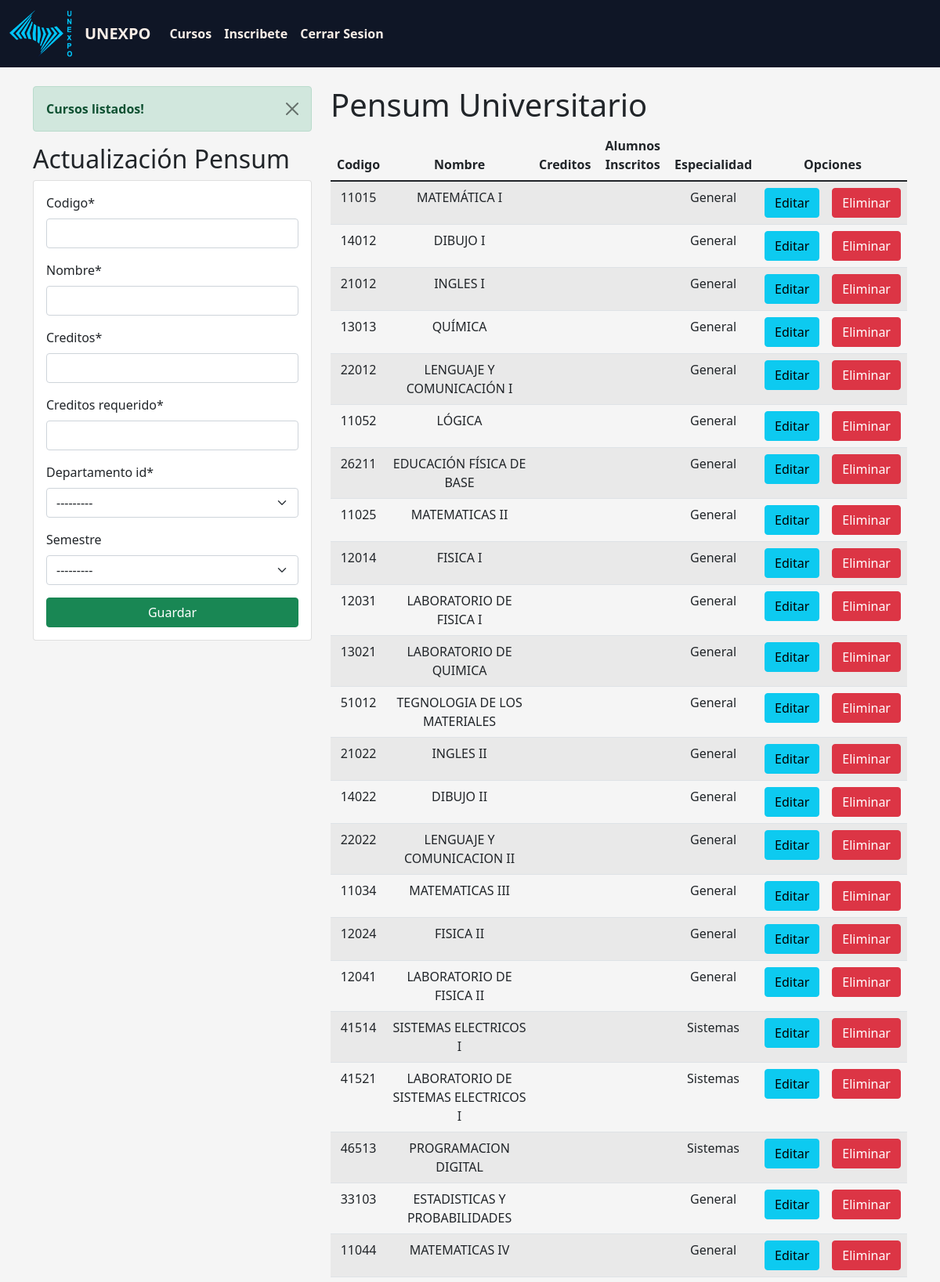
Screenshot of /pensum/ (signed in, upper part) with the database file from the repository.
### Academico/models.py (models this page shows, shortened)
class Materia(models.Model):
    codigo = models.CharField(primary_key=True,  max_length=5)
    nombre = models.CharField(max_length=100)
    creditos = models.PositiveIntegerField()
    creditos_requerido = models.IntegerField()
    departamento_id = models.ForeignKey(Departamento, on_delete=models.CASCADE)
    opciones_semestres = [(1, 'Semestre 1'), (2, 'Semestre 2'), (3, 'Semestre 3'),
                          (4, 'Semestre 4'), (5, 'Semestre 5'), (6, 'Semestre 6'),
                          (7, 'Semestre 7'), (8, 'Semestre 8'), (9, 'Semestre 9'), (10, 'Semestre 10')]
    semestre = models.IntegerField(
        choices=opciones_semestres, blank=True, null=True)
    abierta = models.BooleanField(default=True)
    opciones_carrera = [('Industrial', 'Ingieneria Industrial'), ('Mecanica', 'Ingieneria Mecanica'),
                        ('Sistemas', 'Ingieneria Sistemas'), ('General', 'General')]
    carrera = models.CharField(
        choices=opciones_carrera, max_length=15, verbose_name=u'Carrera')

class Departamento(models.Model):
    codigo_dep = models.CharField(primary_key=True,  max_length=5)
    nombre = models.CharField(max_length=100)
    carrera_ids = models.ManyToManyField(Carrera, "Carreras")
    def __str__(self):
        return f'{self.nombre}'

### Academico/views.py (the view, shortened to what this page needs)
# urls.py: path('pensum/', login_required(views.asignatura_admin), name="pensum"),
def asignatura_admin(request):
    form = AsignaturaForm()
    asignaturas = Materia.objects.all()
    messages.success(request, "Cursos listados!")
    return render(request, "materia.html", {"asignaturas": asignaturas, "form": form})

### Academico/forms.py
class AsignaturaForm(ModelForm):
    class Meta:
        model = Materia
        fields = ('codigo', 'nombre', 'creditos', 'creditos_requerido',
                'departamento_id', 'semestre', )

### Academico/context_process.py (called while the page is built)
def total(request):
    total_creditos = 0
    estudiante_id = request.user.id
    registro_inscripcion = RegistroInscripcion.objects.filter(
        estudiante_id=estudiante_id
    )
    if request.user.is_authenticated and registro_inscripcion:
        for registro in registro_inscripcion:
            materias = registro.materias_ids.all()
            for materia in materias:
                total_creditos += materia.creditos
    return {"total_creditos": total_creditos, "pago_total": total_creditos*3}

### Academico/models.py (called while the page is built)
    @property
    def is_staff(self):
        return self.usuario_administrador

### Academico/templates/materia.html (shortened to what this page needs)
{%extends "./base.html" %}
{% load static %}
{% load crispy_forms_tags %}
{% block estilos %}
    <link rel="stylesheet" href="css/style.css">
    <link rel="stylesheet" href="css/responsive.css">
{% endblock %}
{% block body %}
<div class="container py-4">
<section class="row">
    <div class="col-md-6 col-sm-12 col-lg-4 col-xl-4">
        {% if messages %}
        {% for message in messages %}
        <div class="alert alert-success alert-dismissible fade show" role="alert">
            <strong>{{ message }}</strong>
            <button type="button" class="btn-close" data-bs-dismiss="alert" aria-label="Close"></button>
        </div>
        {% endfor %}
        {% endif %}
        <h2>Actualización Pensum</h2>
        <div class="card">
            <div class="card-body">
                <form action="" method="POST" class="form">
                    <div class="form-group">
                        {{form|crispy}}
                    </div>
                    <div class="form-group">
                        <button class="btn btn-success btn-block text-white ripple">Guardar</button>
                    </div>
                </form>
            </div>
        </div>
    </div>
    <div class="col-md-6 col-sm-12 col-lg-8 col-xl-8">
        <h1>Pensum Universitario</h1>
        <div class="table-responsive">
            <table class="table table-striped">
                <thead>
                    <tr class="text-center">
                        <th>Codigo</th>
                        <th>Nombre</th>
                        <th>Creditos</th>
                        <th>Alumnos Inscritos</th>
                        <th>Especialidad</th>
                        <th colspan="2">Opciones</th>
                    </tr>
                </thead>
                <tbody>
                    {% for asignatura in asignaturas %}
                    <tr class="text-center">
                        <td>{{asignatura.codigo}}</td>
                        <td>{{asignatura.nombre}}</td>
                        <td>{{asignatura.unidades}}</td>
                        <td>{{asignatura.cantidad_estudiantes}}</td>
                        <td>{{asignatura.carrera}}</td>
                        <td><a href="edicionCurso/{{asignatura.codigo}}" class="btn btn-info">Editar</a></td>
                        <td><a href="eliminacionCurso/{{asignatura.codigo}}"
                                class="btn btn-danger btn-eliminacion">Eliminar</a>
                        </td>
                    </tr>
                    {% endfor %}
                </tbody>
            </table>
        </div>
    </div>
</section>
</div>
{% endblock %}

### Academico/static/css/style.css (style rules this page uses)
body { background: #f5f5f5; }
:root { scroll-behavior: smooth; }
.form button { width: 100%; }
th,td { text-align: center; vertical-align: center; }
.show { transform:translate(0); }

### Academico/templates/materia.html (style rules this page uses)
.form button { width: 100%; }

### rows the page displays
Materia: codigo "11015", nombre "MATEMÁTICA I", carrera "General"
Materia: codigo "14012", nombre "DIBUJO I", carrera "General"
Materia: codigo "21012", nombre "INGLES I", carrera "General"
Materia: codigo "13013", nombre "QUÍMICA", carrera "General"
Materia: codigo "22012", nombre "LENGUAJE Y COMUNICACIÓN I", carrera "General"
Materia: codigo "11052", nombre "LÓGICA", carrera "General"
Materia: codigo "26211", nombre "EDUCACIÓN FÍSICA DE BASE", carrera "General"
Materia: codigo "11025", nombre "MATEMATICAS II", carrera "General"
Materia: codigo "12014", nombre "FISICA I", carrera "General"
Materia: codigo "12031", nombre "LABORATORIO DE FISICA I", carrera "General"
Materia: codigo "13021", nombre "LABORATORIO DE QUIMICA", carrera "General"
Materia: codigo "51012", nombre "TEGNOLOGIA DE LOS MATERIALES", carrera "General"
Materia: codigo "21022", nombre "INGLES II", carrera "General"
Materia: codigo "14022", nombre "DIBUJO II", carrera "General"
Materia: codigo "22022", nombre "LENGUAJE Y COMUNICACION II", carrera "General"
Materia: codigo "11034", nombre "MATEMATICAS III", carrera "General"
Materia: codigo "12024", nombre "FISICA II", carrera "General"
Materia: codigo "12041", nombre "LABORATORIO DE FISICA II", carrera "General"
Materia: codigo "41514", nombre "SISTEMAS ELECTRICOS I", carrera "Sistemas"
Materia: codigo "41521", nombre "LABORATORIO DE SISTEMAS ELECTRICOS I", carrera "Sistemas"
Materia: codigo "46513", nombre "PROGRAMACION DIGITAL", carrera "Sistemas"
Materia: codigo "33103", nombre "ESTADISTICAS Y PROBABILIDADES", carrera "General"
Materia: codigo "11044", nombre "MATEMATICAS IV", carrera "General"

### other values shown
{{ message }} "Cursos listados!"
